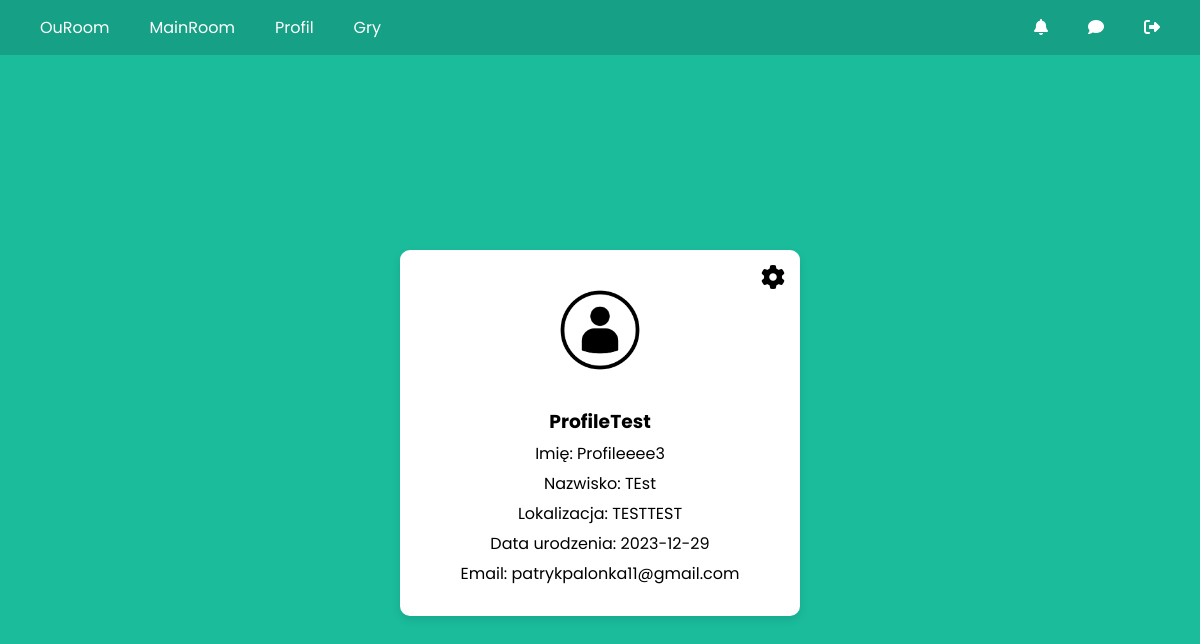
/profile/ (signed in), run on an earlier commit of the app's database.
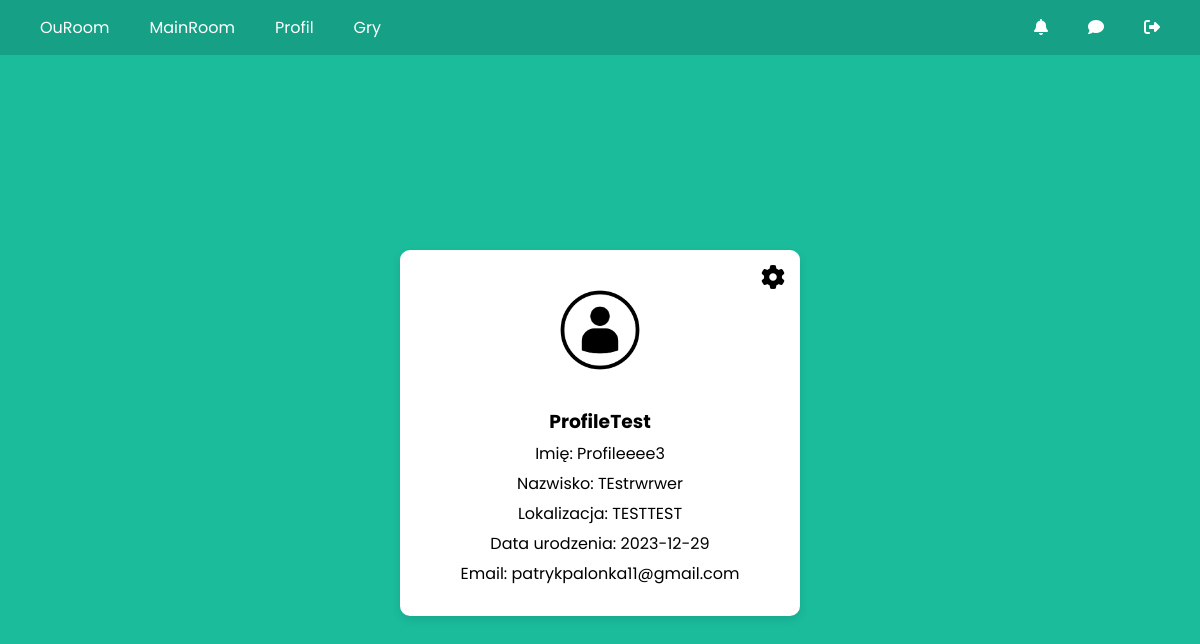
And on a later commit of the database.
### accounts/models.py (models this page shows, shortened)
class Profile(models.Model):
    user = models.OneToOneField(settings.AUTH_USER_MODEL, on_delete=models.CASCADE)
    image = models.ImageField(default='userdef.jpg', upload_to='profile_pics')
    location = models.CharField(max_length=30, blank=True)
    birth_date = models.DateField(null=True, blank=True)

class CustomUser(AbstractUser):
    email = models.EmailField(blank=False, null=False,unique=True)

### accounts/views.py (the view)
# urls.py: path('profile/', views.profile_view, name='profile'),
@login_required
def profile_view(request):
    show_settings = False
    if request.method == "POST":
        u_form = UserUpdateForm(request.POST, instance=request.user) # instance mówi formularzowi, że ma on operować na istniejącej instancji modelu
        p_form = ProfileUpdateForm(request.POST, request.FILES, instance=request.user.profile) # instance mowi formularzowi ze ma operować na modelu profile
        ch_form = SetPasswordForm(request.user, request.POST)
        new_password1 = request.POST.get('new_password1')
        new_password2 = request.POST.get('new_password2')
        if request.POST['action'] == 'update_profile':
            if u_form.is_valid() and p_form.is_valid():
                u_form.save()
                p_form.save()
                messages.success(request, f'Twoje konto zostało zaktualizowane!')
                return redirect('profile')
        if request.POST['action'] == 'update_password':
            if ch_form.is_valid():
                ch_form.save()
                messages.success(request, f'Twoje hasło zostało zmienione!')
                update_session_auth_hash(request, request.user)
                return redirect('profile')
            elif new_password1 != new_password2:
                messages.error(request, "Podane hasła różnią się od siebie!")
                show_settings = True
    else:
        u_form = UserUpdateForm(instance=request.user)
        p_form = ProfileUpdateForm(instance=request.user.profile)
        ch_form = SetPasswordForm(request.user)
    user_profile, created = Profile.objects.get_or_create(user=request.user) #  # Created or download user profile
    context = {
        'u_form': u_form,
        'p_form': p_form,
        'profile': user_profile,
        'ch_form': ch_form,
        'show_settings': show_settings
    }
    return render(request, 'rooms/profile.html', context)

### rooms/templates/rooms/profile.html (shortened to what this page needs)
{% extends "rooms/mainroom.html" %}
{% block content %}
    <div class="profile-container">
      <i class="fa-solid fa-gear settings-icon"></i>
      <div class="profile-image">
        <img src="{{ profile.image.url }}" alt="Profilowe zdjęcie użytkownika">
      </div>
      <div class="profile-info">
        <h3>{{ profile.user.username }}</h3>
        {% if profile.user.first_name  %}
        <p>Imię: {{ profile.user.first_name}}</p>
        {% endif %}
        {% if profile.user.last_name %}
        <p>Nazwisko: {{ profile.user.last_name}}</p>
        {% endif %}
        {% if profile.location %}
        <p>Lokalizacja: {{ profile.location }}</p>
        {% endif %}
        {% if profile.birth_date %}
        <p>Data urodzenia: {{ profile.birth_date|date:"Y-m-d" }}</p>
        {% endif %}
        <p>Email: {{ profile.user.email }}</p>
      </div>
    </div>
{% endblock content %}

What changed in the data, as far as the page shows it:
changed through a linked row, Profile "TESTTEST": user.last_name "TEst" → "TEstrwrwer"
